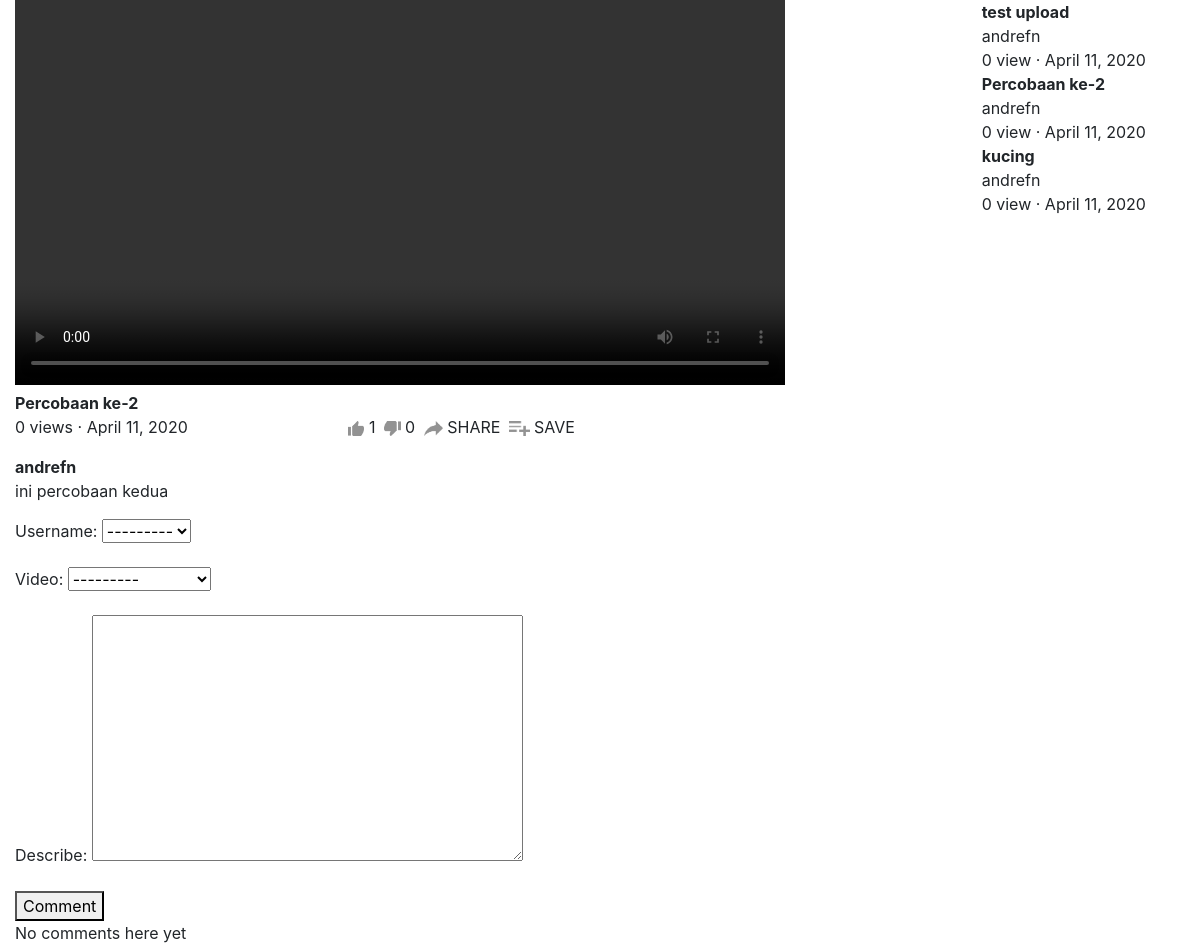
Page /2/ on the committed database.
### app_youtube/models.py (models this page shows, shortened)
class Videos(models.Model):
    username = models.ForeignKey(Users, on_delete=models.CASCADE)
    video = models.FileField(upload_to='videos/')
    title = models.CharField(max_length=255)
    list_category = [
        ('FA', 'Film & Animation'),
        ('AV','Autos & Vehicles'),
        ('M','Music'),
        ('PA','Pets & Animals'),
        ('S','Sports'),
        ('TE','Travel & Events'),
        ('G','Gaming'),
        ('PB','People & Blogs'),
        ('C','Comedy'),
        ('En','Entertainment'),
        ('NP','News & Politics'),
        ('HS','Howto & Style'),
        ('Ed','Education'),
        ('ST','Science & Technology'),
        ('NA','Nonprofits & Activism')
    ]
    category = models.CharField(max_length=2, choices=list_category, default='FA')
    post_date = models.DateTimeField( auto_now=True, blank=True)
    keywords = models.CharField(max_length=255, default='')
    description = models.TextField()
    def __str__(self):
        return self.title

class Likes(models.Model):
    username = models.ForeignKey(Users, on_delete=models.CASCADE)
    video = models.ForeignKey(Videos, on_delete=models.CASCADE)
    status = models.IntegerField(default=0)

class Users(models.Model):
    username = models.CharField(max_length=255, default='')
    email = models.EmailField(max_length=255, default='')
    password = models.CharField(max_length=255, default='')
    birthday = models.DateField(auto_now=True, blank=True)
    gender_choices = [
        ('M', 'Male'),
        ('F', 'Female')
    ]
    gender = models.CharField(
        max_length=1,
        choices = gender_choices,
        default = 'M'
    )
    phone_number = models.CharField(max_length=15)
    location = models.CharField(max_length=50)
    def __str__(self):
        return self.username

### app_youtube/views.py (the view)
# urls.py: path('<int:video_id>/', views.video_open, name='video_open'),
def video_open(request, video_id):
    open_video = get_object_or_404(Videos, pk=video_id)
    videos = Videos.objects.all()
    view_videos = UserViews.objects.all()
    if request.method == 'POST':
        form = CommentForm(request.POST)
        if form.is_valid():
            form.save()
            return redirect('app_youtube:video_open')
    else:
        form = CommentForm()
    return render(request, 'video_open.html', {
        'open_video':open_video,
        'videos': videos,
        'view_videos': view_videos,
        'form': form
    })

### app_youtube/forms.py
class CommentForm(forms.ModelForm):
    class Meta:
        model = Comments
        fields = ['username', 'video', 'describe']

### app_youtube/templates/video_open.html (shortened to what this page needs)
<!DOCTYPE html>
<html lang="en">
<head>
    {% load static %}
    <link rel="stylesheet" href="https://stackpath.bootstrapcdn.com/bootstrap/4.4.1/css/bootstrap.min.css">
</head>
<body>
    <section>
        <div class="container-fluid">
            <div class="row">
                <div class="col-md-8">
                    <video width="100%" controls>
                        <source src="{{open_video.video.url}}" type="video/mp4">
                        <source src="{{open_video.video.url}}" type="video/ogg">
                    </video>
                    <strong>{{open_video.title}}</strong>
                    <div class="info-video row">
                        <div class="col-5">
                            <p class="">{{open_video.userviews_set.all|length}} views &middot; {{open_video.post_date.date}}</p>
                        </div>
                        <div class="col-7">
                            <img src="{% static 'images/like.png' %}" style="height: 15px;">
                            <p class="d-inline">{{open_video.likes_set.all|length}}&nbsp;</p>
                            <img src="{% static 'images/dislike.png' %}" style="height: 15px;">
                            <p class="d-inline">{{open_video.dislikes_set.all|length}}&nbsp;</p>
                            <img src="{% static 'images/share.png' %}" style="height: 15px;">
                            <p class="d-inline">SHARE&nbsp;</p>
                            <img src="{% static 'images/save.png' %}" style="height: 15px;">
                            <p class="d-inline">SAVE&nbsp;</p>
                        </div>
                    </div>
                    <strong>{{open_video.username}}</strong>
                    <p>{{open_video.description}}</p>
                    <form method="POST">
                        {{form.as_p}}
                        <button type="submit">Comment</button>
                    </form>
                    {% for comment in open_video.comments_set.all %}
                        <div class="comment">
                            <strong>{{comment.username}}</strong>
                            <span>{{comment.post_date}}</span>
                            <p>{{comment.describe}}</p>
                        </div>
                        {% empty %}
                        <span>No comments here yet</span>
                    {% endfor %}
                </div>
                <div class="col-md-4">
                    {% for video in videos %}
                    <div class="row">
                        <div class="col-5">
                                <source src="{{video.video.url}}" type="video/mp4">
                                <source src="{{video.video.url}}" type="video/ogg">
                        </div>
                        <div class="col-7">
                            <strong class="mb-0 title-other-video">{{video.title}}</strong>
                            <p class="mb-0 info-other-video">{{video.username}}</p>
                            <p class="mb-0 info-other-video">{{video.userviews_set.all|length}} view &middot; {{video.post_date.date}}</p>
                        </div>
                    </div>
                    {% endfor %}
                </div>
            </div>
        </div>
    </section>
</body>
</html>

### rows in the picture
Videos: title "Percobaan ke-2", userviews_set.all|length "0", post_date "April 11, 2020", likes_set.all|length "1", dislikes_set.all|length "0", username "andrefn", description "ini percobaan kedua"
Users: username "---------"
Videos: title "test upload", username "andrefn", userviews_set.all|length "0", post_date "April 11, 2020"
Videos: title "kucing", username "andrefn", userviews_set.all|length "0", post_date "April 11, 2020"
